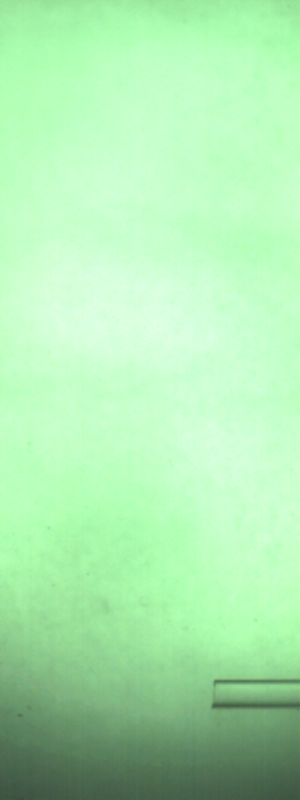
%> input picture 5_0.1_25.5_(1~100)/background/ImgA000000.tif, 300 x 800 px
$ octave 'find the w and l of the nozzle.m'   (GNU Octave 9; MATLAB toolbox functions it lacks are replaced by stand-ins)
%> lines starting %> are read from the running program, lines starting %| are printed output that depends on the picture; in (x1, y1, x2, y2) boxes, pixels count from 0 and x2, y2 are one past the last pixel; in counts of white or black regions, pixels touching at a corner belong together; the program's own positions count from 1
% Find the width and length of the nozzle
clc
clear all
close all
RGB_b=imread('ImgA000000.tif'); % background image
%> RGB_b is the input picture: size 800x300x3 uint8; mean R, G, B 173.6, 233.7, 177.6
%figure
%imshow(RGB_b);
l1=rgb2gray(RGB_b);
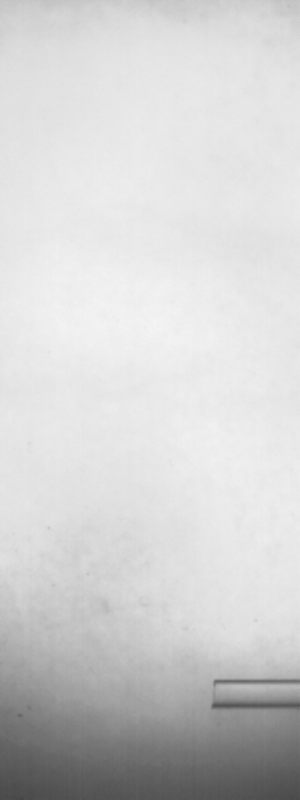
%> l1: size 800x300 uint8; min 66, max 243, mean 209.3
%x2=double(l1);
%figure
%imshow(l1);
level=graythresh(l1);
%> level = 0.678
bw=im2bw(l1,0.54);
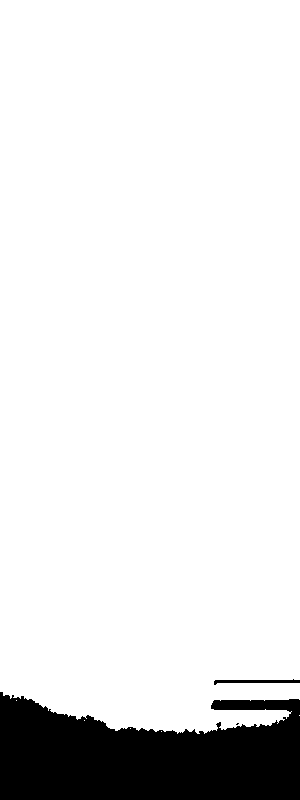
%> bw: size 800x300 logical; 89.6% white; 3 black regions (1 under 20 px), largest, box (x1, y1, x2, y2) and area: (0, 692, 300, 800) 24684, (214, 679, 300, 685) 263
%figure
%imshow(bw);
[l,w]=size(bw);
%> l = 800; w = 300
sym f
%> (this line was passed over: sym is not available in this run)
i=1;
for a=2:799
    if bw(a,300)==1 && bw(a+1,300)==0    %since the above
        f(i)=a;
        i=i+1;
    end
    if bw(a,300)==0 && bw(a+1,300)==1
        f(i)=a;
        i=i+1;
    end
end
%> after the loop, f = [680 683 700 715 716]; i = 6
f
%> f = [680 683 700 715 716]
nozzel_upper=f(1);
%> nozzel_upper = 680
nozzel_lower=f(4);
%> nozzel_lower = 715


%Classification of Vascular Anomalies using Continuous Doppler Ultrasound and Machine Learning
